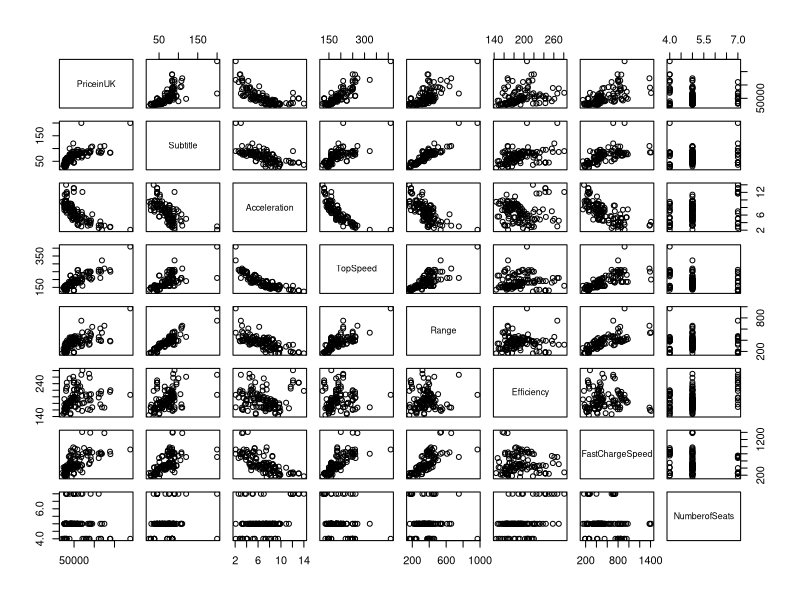
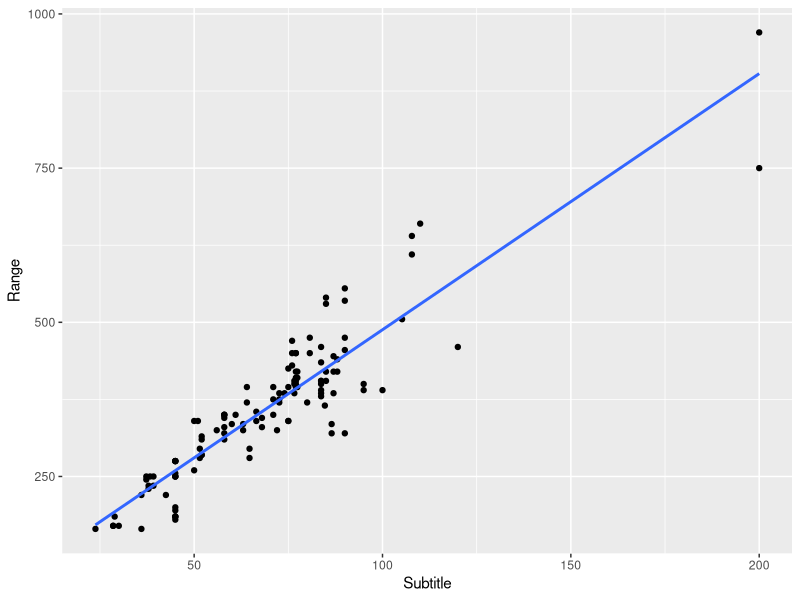
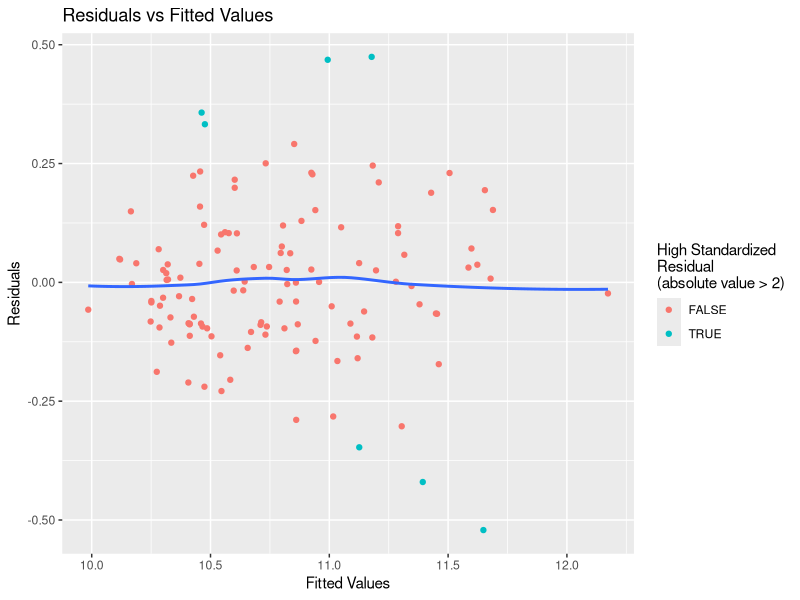
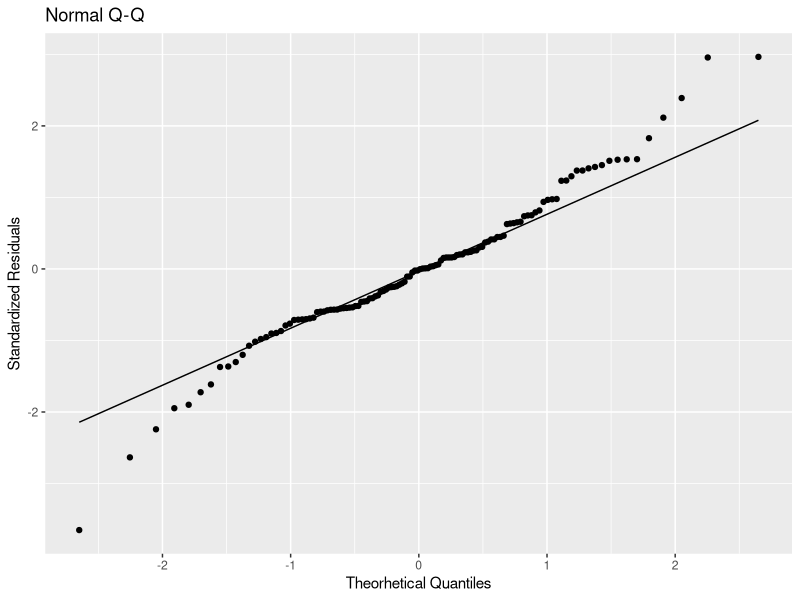
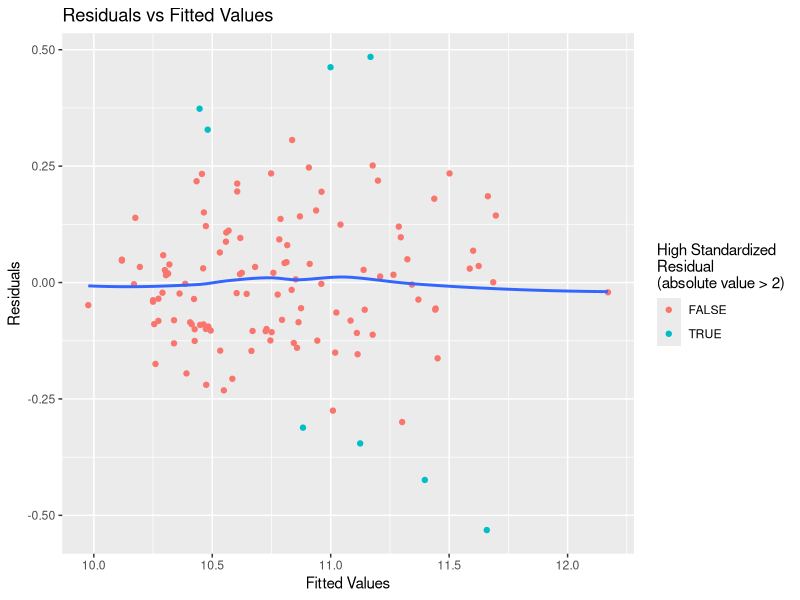
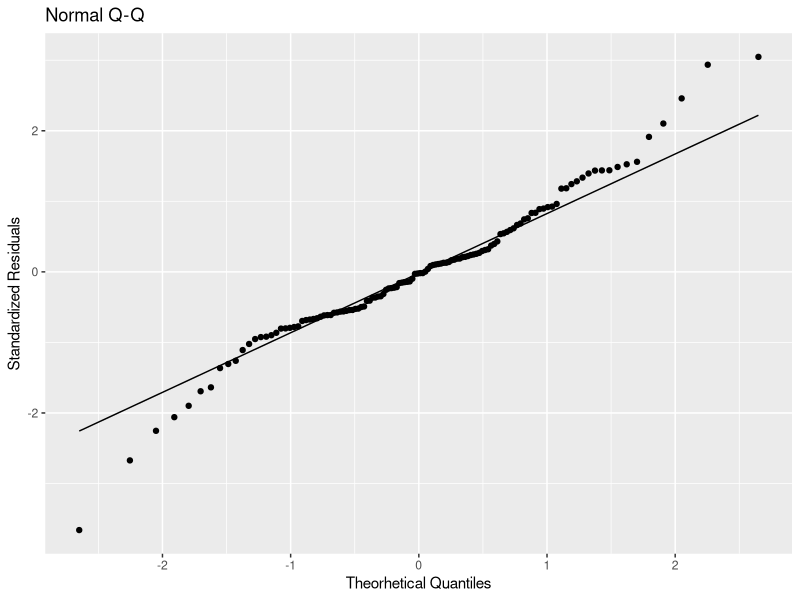

These figures' R source, in order:
## ---- chunk 1
knitr::opts_chunk$set(echo = TRUE)
## ---- chunk 2
library(dplyr)
library(ggplot2)
library(magrittr)
library(tidyr)
data <- read.csv("Dataset/cleaned_data.csv") %>%
  drop_na

numeric_data <- data %>%
  select_if(is.numeric) %>%
  select(-"PriceinGermany")

numeric_data %>% cor

pairs(
  PriceinUK ~ .,
  numeric_data
)
## ---- chunk 3
ggplot(data, aes(Subtitle, Range)) +
  geom_point() +
  geom_smooth(method = "lm", formula = y ~ x, se = F)
## ---- chunk 4
full_model <- (
  log(PriceinUK) ~
    log(Subtitle) +
    poly(Acceleration, 2, raw = T) +
    poly(TopSpeed, 2, raw = T) +
    log(Efficiency) +
    log(FastChargeSpeed) +
    Drive +
    factor(NumberofSeats)
) %>%
  lm(data)

full_model %>%
  summary

full_std_residuals <- full_model %>%
  rstandard

ggplot(
  mapping = aes(
    x = full_model$fitted.values,
    y = full_model$residuals,
    title
  )
) +
  geom_point(aes(color = full_std_residuals %>% abs > 2)) +
  geom_smooth(se = F) +
  labs(
    x = "Fitted Values",
    y = "Residuals",
    color = "High Standardized\nResidual\n(absolute value > 2)",
    title = "Residuals vs Fitted Values"
  )

ggplot(mapping = aes(sample = full_std_residuals)) +
  geom_qq() +
  geom_qq_line() +
  labs(
    x = "Theorhetical Quantiles",
    y = "Standardized Residuals",
    title = "Normal Q-Q"
  )
## ---- chunk 5
reduced_model <- full_model %>%
  step(
    trace = 0,
    k = data %>% nrow %>% log
  )

reduced_model %>%
  summary

reduced_std_residuals <- reduced_model %>%
  rstandard

ggplot(
  mapping = aes(
    x = reduced_model$fitted.values,
    y = reduced_model$residuals,
    title
  )
) +
  geom_point(aes(color = reduced_std_residuals %>% abs > 2)) +
  geom_smooth(se = F) +
  labs(
    x = "Fitted Values",
    y = "Residuals",
    color = "High Standardized\nResidual\n(absolute value > 2)",
    title = "Residuals vs Fitted Values"
  )

ggplot(mapping = aes(sample = reduced_std_residuals)) +
  geom_qq() +
  geom_qq_line() +
  labs(
    x = "Theorhetical Quantiles",
    y = "Standardized Residuals",
    title = "Normal Q-Q"
  )
## ---- chunk 6
anova(reduced_model, full_model)
